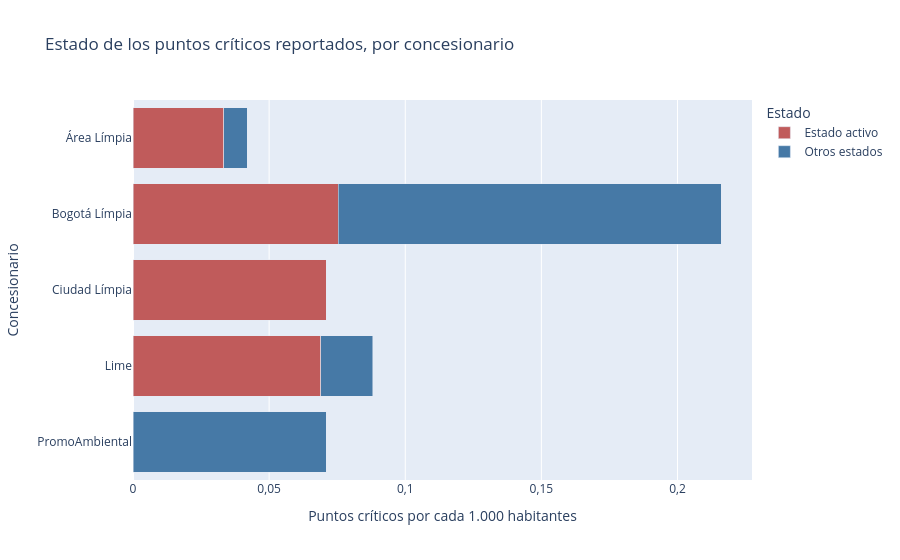

Notebook code for this chart:
### Code cell
datos = tabla_puntos_criticos.assign(**{
    "Estado activo": (
        tabla_puntos_criticos["TOTAL_POR_1000_HAB"]
        * tabla_puntos_criticos["P_ACTIVOS"] / tabla_puntos_criticos["TOTAL"]
    ),
    "Otros estados": (
        tabla_puntos_criticos["TOTAL_POR_1000_HAB"]
        * tabla_puntos_criticos["P_OTROS"] / tabla_puntos_criticos["TOTAL"]
    )
})

fig = px.bar(
    datos,
    title='Estado de los puntos críticos reportados, por concesionario',
    x=["Estado activo", "Otros estados"],
    y="CONCESIONARIO",
    barmode="stack",
    labels={
        "value": "Puntos críticos por cada 1.000 habitantes",
        "CONCESIONARIO": "Concesionario",
        "variable": "Estado",
    },
    color_discrete_sequence=["#C05B5B", "#4679A6", "#BBBBBB"],
)

fig.update_layout(separators=",.")
fig.show()

### Figure 1 — Plotly figure (JSON) as saved in the notebook; plotly's stock layout.template omitted (floating-point values rounded to 4 significant figures)
{"data": [{"hovertemplate": "Estado=Estado activo<br>Puntos críticos por cada 1.000 habitantes=%{x}<br>Concesionario=%{y}<extra></extra>", "legendgroup": "Estado activo", "marker": {"color": "#C05B5B", "pattern": {"shape": ""}}, "name": "Estado activo", "orientation": "h", "showlegend": true, "textposition": "auto", "type": "bar", "x": [0.0, 0.06892, 0.071, 0.07544, 0.03328], "xaxis": "x", "y": ["PromoAmbiental", "Lime", "Ciudad Límpia", "Bogotá Límpia", "Área Límpia"], "yaxis": "y"}, {"hovertemplate": "Estado=Otros estados<br>Puntos críticos por cada 1.000 habitantes=%{x}<br>Concesionario=%{y}<extra></extra>", "legendgroup": "Otros estados", "marker": {"color": "#4679A6", "pattern": {"shape": ""}}, "name": "Otros estados", "orientation": "h", "showlegend": true, "textposition": "auto", "type": "bar", "x": [0.071, 0.01908, 0.0, 0.1406, 0.008717], "xaxis": "x", "y": ["PromoAmbiental", "Lime", "Ciudad Límpia", "Bogotá Límpia", "Área Límpia"], "yaxis": "y"}], "layout": {"barmode": "stack", "legend": {"title": {"text": "Estado"}, "tracegroupgap": 0}, "separators": ",.", "title": {"text": "Estado de los puntos críticos reportados, por concesionario"}, "xaxis": {"anchor": "y", "domain": [0, 1], "title": {"text": "Puntos críticos por cada 1.000 habitantes"}}, "yaxis": {"anchor": "x", "domain": [0, 1], "title": {"text": "Concesionario"}}}}
